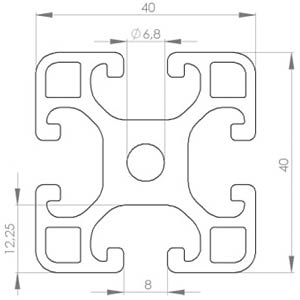
#> input picture humanImput/C100_60800-STLS-0500-2.jpg, 300 x 300 px, found by its file name
$ python v2_trace_profile.py
#> lines starting #> are read from the running program, lines starting #| are printed output that depends on the picture; after the words box and inside, x2 and y2 are one past the last pixel; in counts of white or black regions, pixels touching at a corner belong together
"""
Profilkontur-Extraktion aus Datenblatt-Bild.
Strategie: Flood-Fill zur Segmentierung, dann Konturfindung.
"""

import cv2
import numpy as np
from pathlib import Path

BASE = Path(__file__).resolve().parent.parent
INPUT = BASE / 'humanImput' / 'C100_60800-STLS-0500-2.jpg'
OUTPUT = BASE / 'output'


def extract_profile(image_path):
    img = cv2.imread(str(image_path))
#> img is the input picture: shape (300, 300, 3); mean B, G, R 246.5, 246.4, 246.4
    gray = cv2.cvtColor(img, cv2.COLOR_BGR2GRAY)
    h, w = gray.shape
    print(f"Bild: {w}x{h}px")
#| Bild: 300x300px

    # 1) Schwellwert: Linien = schwarz (< 160), Hintergrund = weiss
    _, binary = cv2.threshold(gray, 160, 255, cv2.THRESH_BINARY)
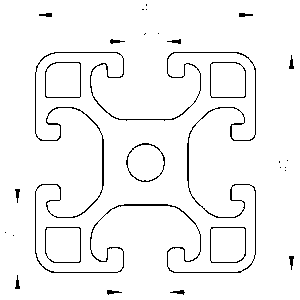
#> binary: shape (300, 300); 96.3% white; black in thin lines or dots

    # 2) Flood-Fill von allen 4 Ecken: markiert den Aussenbereich
    filled = binary.copy()
    mask = np.zeros((h + 2, w + 2), dtype=np.uint8)
    # Von jeder Ecke und Kantenmitte aus fuellen
    fill_seeds = [(0, 0), (w-1, 0), (0, h-1), (w-1, h-1),
                  (w//2, 0), (0, h//2), (w-1, h//2), (w//2, h-1)]
    for seed in fill_seeds:
        if filled[seed[1], seed[0]] == 255:  # nur weisse Pixel
            cv2.floodFill(filled, mask, seed, 128)
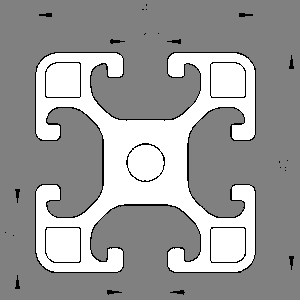
#> filled: shape (300, 300); min 0, max 255, mean 157

    # 3) Jetzt: 128=Aussen, 255=Innen (Material+Hohlraeume), 0=Linien
    # Erstelle Maske: alles was NICHT aussen ist = Profil-Region
    profile_mask = np.where(filled != 128, 255, 0).astype(np.uint8)
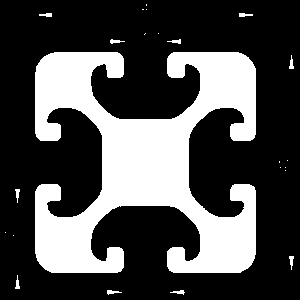
#> profile_mask: shape (300, 300); 30.4% white; 23 white regions (12 under 20 px), largest, box (x1, y1, x2, y2) and area: (35, 52, 256, 273) 26917, (239, 13, 253, 17) 40, (107, 290, 122, 295) 40

    # 4) Morphologie: Linien verdicken um geschlossene Bereiche zu fuellen
    kernel = cv2.getStructuringElement(cv2.MORPH_ELLIPSE, (5, 5))
#> kernel = [[0, 0, 1, 0, 0], [1, 1, 1, 1, 1], [1, 1, 1, 1, 1], [1, 1, 1, 1, 1], [0, 0, 1, 0, 0]]
    profile_filled = cv2.morphologyEx(profile_mask, cv2.MORPH_CLOSE, kernel, iterations=2)
#> profile_filled: shape (300, 300); 30.5% white; 19 white regions (8 under 20 px)

    # 5) Konturen auf der gefuellten Maske finden
    contours, hierarchy = cv2.findContours(profile_filled, cv2.RETR_TREE, cv2.CHAIN_APPROX_NONE)
#> contours = 19 contours, 8 with area under 20; largest, box (x1, y1, x2, y2) and area: (35, 51, 256, 273) 26117, (239, 13, 253, 17) 24, (107, 290, 122, 295) 24, (289, 256, 294, 270) 23, (289, 55, 294, 69) 23

    if not contours:
        print("Keine Konturen!")
        return

    # Sortiere nach Flaeche
    indexed = [(i, cv2.contourArea(contours[i])) for i in range(len(contours))]
#> indexed = [(0, 22), (1, 23.5), (2, 21), (3, 23), (4, 0), (5, 0), (6, 21), (7, 6), (8, 0), (9, 0), (10, 23), (11, 26117), (12, 21), (13, 23), (14, 0), (15, 0), (16, 24), (17, 23), (18, 1)]
    indexed.sort(key=lambda x: x[1], reverse=True)

    print(f"\nTop-10 Konturen:")
    for rank, (idx, area) in enumerate(indexed[:15]):
        M = cv2.moments(contours[idx])
        cx = M['m10'] / max(M['m00'], 1)
        cy = M['m01'] / max(M['m00'], 1)
        x, y, bw, bh = cv2.boundingRect(contours[idx])
        parent = hierarchy[0][idx][3]
        circ = 4 * np.pi * area / (cv2.arcLength(contours[idx], True) ** 2 + 1e-6)
        print(f"  #{rank}: idx={idx}, A={area:.0f}px^2, "
              f"BB={bw}x{bh}px, Mitte=({cx:.0f},{cy:.0f}), "
              f"Parent={parent}, Circ={circ:.2f}")
#> this loop made 15 passes
#> (idx, area, cx, cy, x, y, bw, bh) on passes 1 to 8: (11, 26117, 145, 161.9, 35, 51, 221, 222), (16, 24, 243.8, 14.5, 239, 13, 14, 4), (1, 23.5, 111.2, 291.7, 107, 290, 15, 5), (3, 23, 291, 259.8, 289, 256, 5, 14), (10, 23, 291, 64.19, 289, 55, 5, 14), (13, 23, 114.2, 41, 110, 39, 15, 5), (17, 23, 46.55, 14.5, 39, 13, 13, 4), (0, 22, 179.3, 291.7, 170, 290, 15, 5)
#> (printed output is left out)

    # Die groesste Kontur = Aussenkontur des Profils
    profile_idx = indexed[0][0]
#> profile_idx = 11
    profile_c = contours[profile_idx]
#> profile_c = contour of 1758 points, box (x1, y1, x2, y2) (35, 51, 256, 273), area 26117
    x_bb, y_bb, w_bb, h_bb = cv2.boundingRect(profile_c)
#> x_bb = 35; y_bb = 51; w_bb = 221; h_bb = 222

    # Skalierung
    scale = 40.0 / max(w_bb, h_bb)  # Profil = 40mm
#> scale = 0.18
    cx_px = x_bb + w_bb / 2
#> cx_px = 145.5
    cy_px = y_bb + h_bb / 2
#> cy_px = 162

    def to_mm(c):
        pts = c.reshape(-1, 2).astype(float)
        mm = np.zeros_like(pts)
        mm[:, 0] = (pts[:, 0] - cx_px) * scale
        mm[:, 1] = -(pts[:, 1] - cy_px) * scale
        return mm

    print(f"\nProfil: BB=({x_bb},{y_bb}) {w_bb}x{h_bb}px, scale={scale:.4f}mm/px")
#| Profil: BB=(35,51) 221x222px, scale=0.1802mm/px

    # Kind-Konturen des Profils = Hohlraeume
    # Finde alle Konturen die INNERHALB der Profilkontur liegen
    holes = []
    for rank, (idx, area) in enumerate(indexed[1:], 1):
        if area < 20:  # zu klein
            continue
        area_mm2 = area * scale * scale
        if area_mm2 > 500:  # zu gross (Duplikat der Aussenkontur)
            continue
        # Pruefen ob Schwerpunkt innerhalb der Profilkontur liegt
        M = cv2.moments(contours[idx])
        if M['m00'] == 0:
            continue
        cx_test = int(M['m10'] / M['m00'])
        cy_test = int(M['m01'] / M['m00'])
        dist = cv2.pointPolygonTest(profile_c, (cx_test, cy_test), False)
        if dist >= 0:  # innerhalb oder auf dem Rand
            c_mm = to_mm(contours[idx])
            cx_mm = np.mean(c_mm[:, 0])
            cy_mm = np.mean(c_mm[:, 1])
            bw_mm = (np.max(c_mm[:, 0]) - np.min(c_mm[:, 0]))
            bh_mm = (np.max(c_mm[:, 1]) - np.min(c_mm[:, 1]))
            circ = 4 * np.pi * area / (cv2.arcLength(contours[idx], True) ** 2 + 1e-6)
            holes.append({
                'idx': idx,
                'contour': contours[idx],
                'mm': c_mm,
                'area_mm2': area_mm2,
                'center_mm': (cx_mm, cy_mm),
                'size_mm': (bw_mm, bh_mm),
                'circularity': circ,
            })
#> this loop made 18 passes
#> (idx, area, area_mm2, cx_test, cy_test) on passes 1 to 8: (16, 24, 0.779, 243, 14), (1, 23.5, 0.763, 111, 291), (3, 23, 0.747, 291, 259), (10, 23, 0.747, 291, 64), (13, 23, 0.747, 114, 41), (17, 23, 0.747, 46, 14), (0, 22, 0.714, 179, 291), (2, 21, 0.682, 17, 284)
#> after the loop, holes = []

    print(f"\nHohlraeume im Profil: {len(holes)}")
#| Hohlraeume im Profil: 0
    for h_data in holes:
        cx_mm, cy_mm = h_data['center_mm']
        bw, bh = h_data['size_mm']
        print(f"  A={h_data['area_mm2']:.1f}mm^2, "
              f"Gr={bw:.1f}x{bh:.1f}mm, "
              f"Mitte=({cx_mm:.1f},{cy_mm:.1f})mm, "
              f"Circ={h_data['circularity']:.2f}")
#> this loop made 0 passes

    # Approximiere Konturen fuer saubere Ausgabe
    eps = 0.003 * cv2.arcLength(profile_c, True)
#> eps = 5.78
    outer_approx = to_mm(cv2.approxPolyDP(profile_c, eps, True))
#> in to_mm, `pts = c.reshape(-1, 2).astype(float)`: pts = 62 pairs, first value 35 to 255, second value 52 to 272
#> outer_approx = 62 pairs, first value -19.91 to 19.73, second value -19.82 to 19.82

    hole_approx = []
    for h_data in holes:
        eps_h = 0.005 * cv2.arcLength(h_data['contour'], True)
        approx = cv2.approxPolyDP(h_data['contour'], eps_h, True)
        hole_approx.append(to_mm(approx))
#> after the loop, hole_approx = []

    # === Visualisierung ===
    import matplotlib
    matplotlib.use('Agg')
    import matplotlib.pyplot as plt

    fig, axes = plt.subplots(1, 3, figsize=(20, 7), dpi=150)

    # 1) Binaerbild nach Flood-Fill
    axes[0].imshow(filled, cmap='gray')
    axes[0].set_title('Nach Flood-Fill\n(128=Aussen, 255=Innen, 0=Linien)')
    axes[0].axis('off')

    # 2) Erkannte Konturen auf Original
    img_rgb = cv2.cvtColor(img, cv2.COLOR_BGR2RGB)
    ax2 = axes[1]
    ax2.imshow(img_rgb)
    pts = profile_c.reshape(-1, 2)
#> pts = 1758 pairs, first value 35 to 255, second value 51 to 272
    ax2.plot(pts[:, 0], pts[:, 1], 'b-', lw=2, alpha=0.7)
    colors = ['red', 'green', 'orange', 'purple', 'cyan']
    for i, h_data in enumerate(holes):
        pts = h_data['contour'].reshape(-1, 2)
        ax2.plot(pts[:, 0], pts[:, 1], '-', color=colors[i % len(colors)], lw=1.5)
    ax2.set_title('Erkannte Konturen')
    ax2.axis('off')

    # 3) Profil in mm (Material = grau, Hohlraeume = weiss)
    ax3 = axes[2]
    pts = outer_approx
#> pts has the same summary as outer_approx
    ax3.fill(pts[:, 0], pts[:, 1], facecolor='#D0D0D0', edgecolor='black', lw=1.5, zorder=2)
    for ha in hole_approx:
        ax3.fill(ha[:, 0], ha[:, 1], facecolor='white', edgecolor='red', lw=1.0, zorder=3)
    ax3.set_aspect('equal')
    ax3.grid(True, alpha=0.3)
    ax3.set_title('Profil in mm\n(Material=grau)')
    ax3.set_xlim(-25, 25)
    ax3.set_ylim(-25, 25)

    fig.tight_layout()
    out_path = OUTPUT / 'trace_analysis.png'
    fig.savefig(str(out_path), bbox_inches='tight', dpi=150)
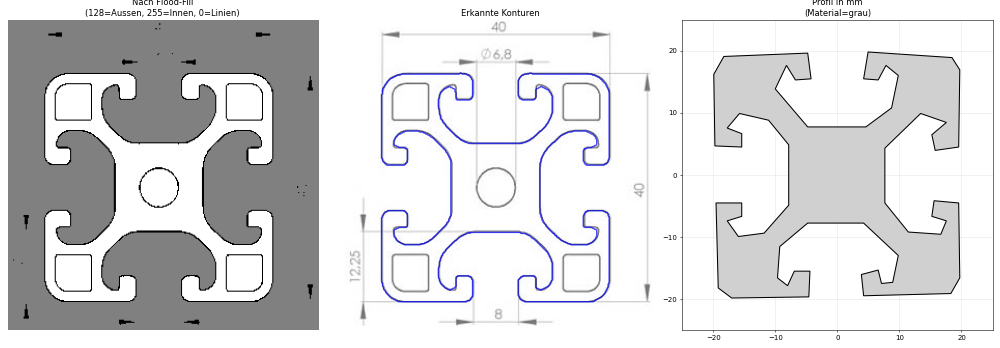
#> figure drawn by matplotlib, 3 panels
    plt.close()
    print(f"\nBild: {out_path}")

    # SVG
    write_svg(outer_approx, hole_approx, OUTPUT / 'traced_profile.svg')

    # Koordinaten-Dump fuer weitere Analyse
    print("\n=== AUSSENKONTUR (mm, approx) ===")
    for p in outer_approx:
        print(f"  ({p[0]:7.2f}, {p[1]:7.2f})")

    return outer_approx, hole_approx


def write_svg(outer, holes, path):
    margin = 5
    s = 40 + 2 * margin
    lo = -20 - margin

    def d(pts):
        r = f'M{pts[0,0]:.2f},{pts[0,1]:.2f}'
#> r = 'M-18.29,19.10'
        for p in pts[1:]:
            r += f'L{p[0]:.2f},{p[1]:.2f}'
#> this loop made 61 passes
#> p on passes 3 to 10: [-15.41, 4.5], [-15.41, 6.67], [-17.75, 7.57], [-15.77, 9.91], [-11.08, 8.83], [-7.84, 4.86], [-7.84, -4.86], [-11.8, -9.37]
        return r + 'Z'

    lines = [
        f'<svg xmlns="http://www.w3.org/2000/svg" viewBox="{lo} {lo} {s} {s}" width="600" height="600">',
        '<g transform="scale(1,-1)">',
        f'<path d="{d(outer)}" fill="#E0E0E0" stroke="#000" stroke-width="0.3"/>',
    ]
    for h in holes:
        lines.append(f'<path d="{d(h)}" fill="#fff" stroke="red" stroke-width="0.2"/>')
#> after the loop, lines = 3 items
    lines.append('</g></svg>')
    Path(path).write_text('\n'.join(lines))
    print(f"SVG: {path}")


if __name__ == '__main__':
    OUTPUT.mkdir(exist_ok=True)
    extract_profile(INPUT)
#> the loop in extract_profile, `for p in outer_approx:` made 62 passes
#> p on passes 1 to 8: [-18.29, 19.1], [-19.91, 16.22], [-19.73, 4.68], [-15.41, 4.5], [-15.41, 6.67], [-17.75, 7.57], [-15.77, 9.91], [-11.08, 8.83]
#> (printed output is left out)

$ run again, with humanImput/C100_60817-STLS-0500-2.jpg copied over humanImput/C100_60800-STLS-0500-2.jpg
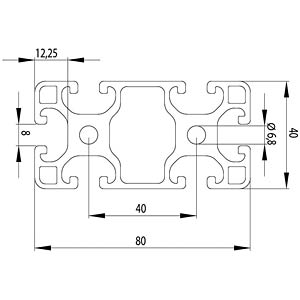
#> input picture humanImput/C100_60817-STLS-0500-2.jpg, 300 x 300 px, found by its file name
#> in extract_profile, img is the input picture: shape (300, 300, 3); min 0, max 255, mean 247.5
#| Bild: 300x300px
#> binary: shape (300, 300); 96.7% white; black in thin lines or dots, all inside (x1, y1, x2, y2) = (16, 48, 298, 251)
#> profile_mask: shape (300, 300); 9% white; 167 white regions (116 under 20 px), largest, box (x1, y1, x2, y2) and area: (109, 86, 176, 184) 5283, (16, 81, 47, 125) 133, (180, 138, 197, 218) 127
#> kernel = [[0, 0, 1, 0, 0], [1, 1, 1, 1, 1], [1, 1, 1, 1, 1], [1, 1, 1, 1, 1], [0, 0, 1, 0, 0]]
#> in extract_profile, `profile_filled = cv2.morphologyEx(profile_mask, cv2.MORPH_CLOSE, kerne..`:
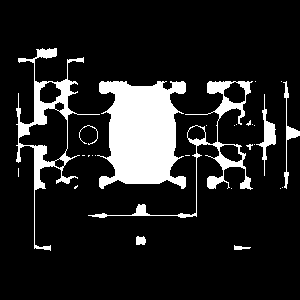
#> profile_filled: shape (300, 300); 13.5% white; 28 white regions (19 under 20 px)
#> contours = 35 contours, 21 with area under 20; largest, box (x1, y1, x2, y2) and area: (97, 81, 186, 189) 6541, (16, 48, 100, 251) 3796, (88, 81, 253, 218) 2210, (18, 107, 68, 163) 1498, (39, 81, 62, 104) 352
#> indexed = 35 pairs, first value 0 to 34, second value 0 to 6541
#> the loop in extract_profile, `for rank, (idx, area) in enumerate(indexed[:15]):` made 15 passes
#> (idx, area, cx, cy, x, y, bw, bh) on passes 1 to 8: (29, 6541, 141.8, 132.9, 97, 81, 89, 108), (30, 3796, 47.47, 124.4, 16, 48, 84, 203), (25, 2209.5, 217.4, 134.8, 88, 81, 165, 137), (32, 1498.5, 48.69, 135, 18, 107, 50, 56), (34, 351.5, 49.14, 92.69, 39, 81, 23, 23), (28, 351, 234.8, 92.89, 223, 81, 23, 23), (21, 313, 267.6, 134.4, 256, 94, 20, 82), (26, 289.5, 230.5, 152.5, 219, 144, 24, 19)
#> (printed output is left out)
#> profile_idx = 29
#> profile_c = contour of 516 points, box (x1, y1, x2, y2) (97, 81, 186, 189), area 6541
#> x_bb = 97; y_bb = 81; w_bb = 89; h_bb = 108
#> scale = 0.37
#> cx_px = 141.5
#> cy_px = 135
#| Profil: BB=(97,81) 89x108px, scale=0.3704mm/px
#> the loop in extract_profile, `for rank, (idx, area) in enumerate(indexed[1:], 1):` made 34 passes
#> (idx, area, area_mm2, cx_test, cy_test) on passes 2 to 9: (25, 2209.5, 303.1, 217, 134), (32, 1498.5, 205.6, 48, 135), (34, 351.5, 48.22, 49, 92), (28, 351, 48.15, 234, 92), (21, 313, 42.94, 267, 134), (26, 289.5, 39.71, 230, 152), (27, 205, 28.12, 196, 132), (22, 190.5, 26.13, 289, 133)
#> after the loop in extract_profile, `for rank, (idx, area) in enumerate(indexed[1:], 1):`: holes = []
#| Hohlraeume im Profil: 0
#> eps = 1.75
#> in to_mm, `pts = c.reshape(-1, 2).astype(float)`: pts = 51 pairs, first value 97 to 185, second value 81 to 188
#> outer_approx = 51 pairs, first value -16.48 to 16.11, second value -19.63 to 20
#> after the loop in extract_profile, `for h_data in holes:`: hole_approx = []
#> in extract_profile, `pts = profile_c.reshape(-1, 2)`: pts = 516 pairs, first value 97 to 185, second value 81 to 188
#> in extract_profile, `pts = outer_approx`: pts has the same summary as outer_approx
#> in extract_profile, `fig.savefig(str(out_path), bbox_inches='tight', dpi=150)`:
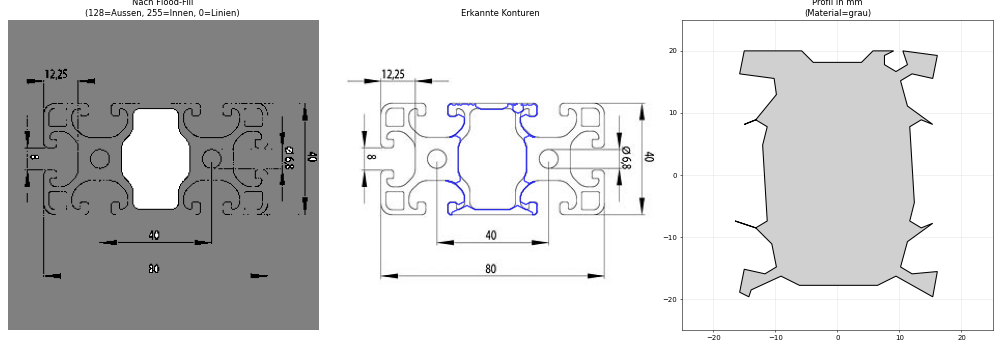
#> figure drawn by matplotlib, 3 panels
#> in d, `r = f'M{pts[0,0]:.2f},{pts[0,1]:.2f}'`: r = 'M-15.00,20.00'
#> the loop in d, `for p in pts[1:]:` made 50 passes
#> p on passes 3 to 10: [-9.81, 12.96], [-13.15, 8.89], [-15, 8.15], [-13.15, 8.89], [-11.3, 7.78], [-12.04, 4.81], [-11.3, -7.41], [-13.15, -8.52]
#> after the loop in write_svg, `for h in holes:`: lines = 3 items
#> the loop in extract_profile, `for p in outer_approx:` made 51 passes
#> p on passes 1 to 8: [-15, 20], [-15.74, 16.3], [-10.19, 15.56], [-9.81, 12.96], [-13.15, 8.89], [-15, 8.15], [-13.15, 8.89], [-11.3, 7.78]
#> (printed output is left out)

$ run again, with humanImput/81c98a7de9716dde44aba845415e83e6.webp saved as humanImput/C100_60800-STLS-0500-2.jpg
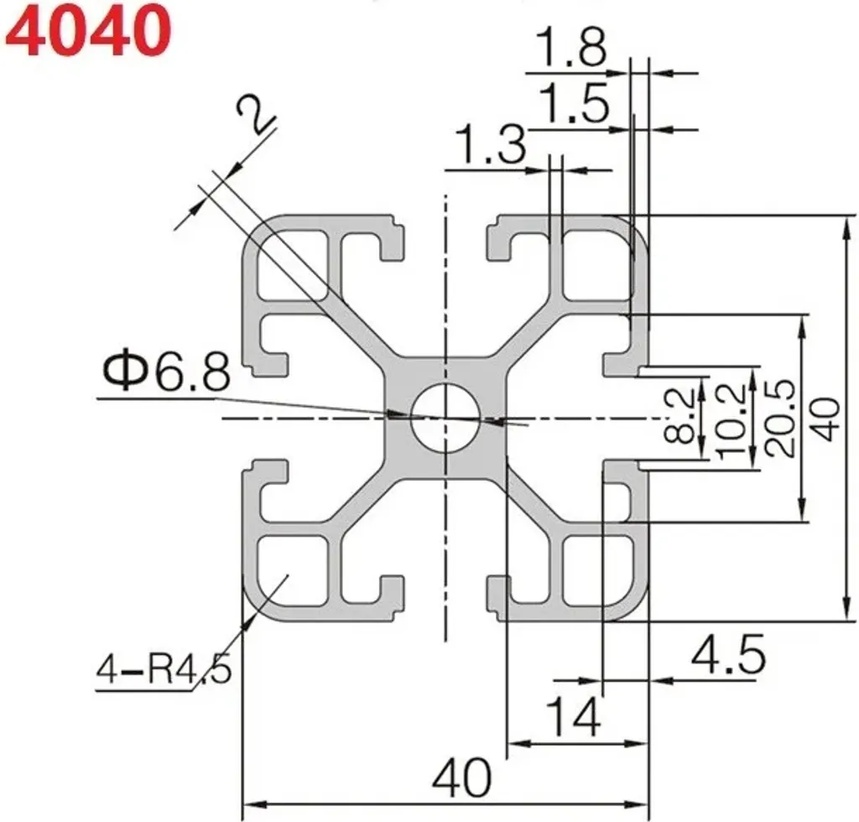
#> input picture humanImput/81c98a7de9716dde44aba845415e83e6.webp, 859 x 822 px, shrunk from 1024 x 980 before the run, found by its file name
#> in extract_profile, img is the input picture: shape (822, 859, 3); mean B, G, R 238.6, 238.8, 239.8
#| Bild: 859x822px
#> binary: shape (822, 859); 93.6% white; 74 black regions (2 under 20 px), largest, box (x1, y1, x2, y2) and area: (95, 57, 856, 821) 28139, (842, 219, 851, 618) 1285, (134, 3, 171, 56) 1144
#> profile_mask: shape (822, 859); 36.1% white; 45 white regions (1 under 20 px), largest, box (x1, y1, x2, y2) and area: (95, 57, 856, 821) 238243, (134, 3, 171, 56) 1600, (50, 3, 86, 56) 1590
#> kernel = [[0, 0, 1, 0, 0], [1, 1, 1, 1, 1], [1, 1, 1, 1, 1], [1, 1, 1, 1, 1], [0, 0, 1, 0, 0]]
#> in extract_profile, `profile_filled = cv2.morphologyEx(profile_mask, cv2.MORPH_CLOSE, kerne..`:
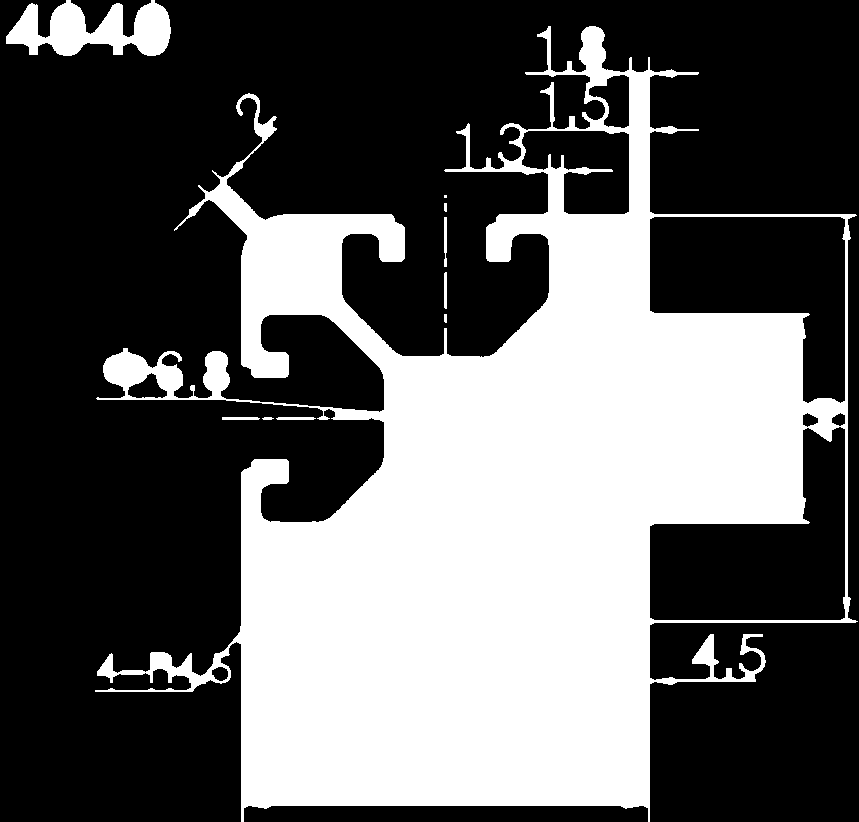
#> profile_filled: shape (822, 859); 36.5% white; 10 white regions (1 under 20 px)
#> contours = 18 contours, 4 with area under 20; largest, box (x1, y1, x2, y2) and area: (95, 26, 858, 822) 301910, (649, 426, 846, 621) 22860, (649, 216, 846, 404) 22659, (521, 130, 630, 215) 6788, (6, 0, 171, 56) 5215
#> indexed = [(0, 73), (1, 17), (2, 72), (3, 15.5), (4, 71), (5, 87), (6, 15.5), (7, 4), (8, 301910), (9, 192.5), (10, 22860.5), (11, 141), (12, 165.5), (13, 615), (14, 22659), (15, 6788.5), (16, 1384.5), (17, 5215)]
#> the loop in extract_profile, `for rank, (idx, area) in enumerate(indexed[:15]):` made 15 passes
#> (idx, area, cx, cy, x, y, bw, bh) on passes 1 to 8: (8, 301910, 538.3, 487.4, 95, 26, 763, 796), (10, 22860.5, 760, 555.3, 649, 426, 197, 195), (14, 22659, 759.4, 279.6, 649, 216, 197, 188), (15, 6788.5, 584.6, 167.2, 521, 130, 109, 85), (17, 5215, 93.89, 29.77, 6, 0, 165, 56), (16, 1384.5, 614.7, 99.83, 588, 74, 42, 55), (13, 615, 147, 388.3, 127, 372, 41, 27), (9, 192.5, 219.9, 673.3, 211, 666, 18, 16)
#> (printed output is left out)
#> profile_idx = 8
#> profile_c = contour of 7388 points, box (x1, y1, x2, y2) (95, 26, 858, 822), area 301910
#> x_bb = 95; y_bb = 26; w_bb = 763; h_bb = 796
#> scale = 0.0503
#> cx_px = 476.5
#> cy_px = 424
#| Profil: BB=(95,26) 763x796px, scale=0.0503mm/px
#> the loop in extract_profile, `for rank, (idx, area) in enumerate(indexed[1:], 1):` made 17 passes
#> (idx, area, area_mm2, cx_test, cy_test, dist, cx_mm, cy_mm) on passes 1 to 2: (10, 22860.5, 57.73, 760, 555, 1, 14.63, -5.89), (14, 22659, 57.22, 759, 279, 1, 14.54, 6.67)
#> after the loop in extract_profile, `for rank, (idx, area) in enumerate(indexed[1:], 1):`: holes = 8 items
#| Hohlraeume im Profil: 8
#> the loop in extract_profile, `for h_data in holes:` made 8 passes
#> (cx_mm, cy_mm, bw, bh) on passes 1 to 8: (14.63, -5.89, 9.85, 9.75), (14.54, 6.67, 9.85, 9.4), (5.2, 12.91, 5.43, 4.22), (6.87, 16.28, 2.06, 2.71), (-16.54, 1.78, 2.01, 1.31), (-12.9, -12.53, 0.854, 0.754), (16.71, 0.217, 0.804, 0.754), (18.2, 0.234, 0.704, 0.704)
#> (printed output is left out)
#> eps = 23.92
#> outer_approx = 75 pairs, first value -19.17 to 19.12, second value -19.95 to 20
#> the loop in extract_profile, `for h_data in holes:` made 8 passes
#> eps_h on passes 1 to 8: 4.02, 3.89, 2.65, 0.912, 0.579, 0.27, 0.26, 0.233
#> after the loop in extract_profile, `for h_data in holes:`: hole_approx = 8 point arrays, longest 35 points
#> in extract_profile, `pts = profile_c.reshape(-1, 2)`: pts = 7388 pairs, first value 95 to 857, second value 26 to 821
#> the loop in extract_profile, `for i, h_data in enumerate(holes):` made 8 passes
#> in extract_profile, `pts = outer_approx`: pts has the same summary as outer_approx
#> the loop in extract_profile, `for ha in hole_approx:` made 8 passes
#> in extract_profile, `fig.savefig(str(out_path), bbox_inches='tight', dpi=150)`:
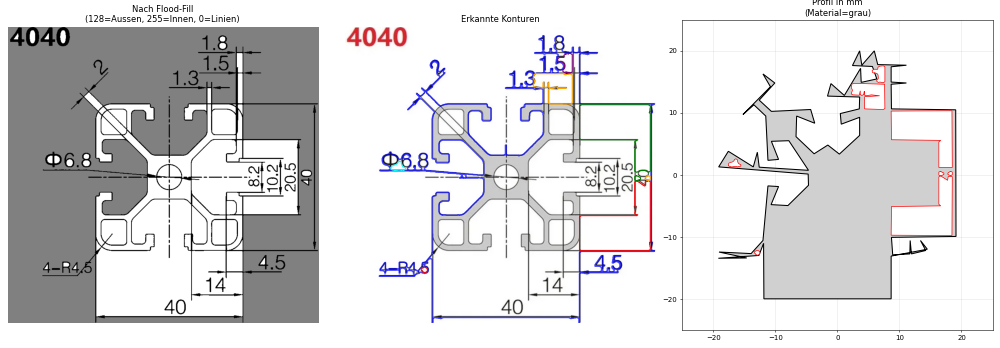
#> figure drawn by matplotlib, 3 panels
#> in d, `r = f'M{pts[0,0]:.2f},{pts[0,1]:.2f}'`: r = 'M11.13,17.69'
#> the loop in d, `for p in pts[1:]:` made 74 passes
#> p on passes 3 to 10: [3.94, 17.69], [3.59, 20], [2.44, 17.64], [5.65, 17.49], [6.36, 15.48], [3.84, 14.92], [3.74, 17.19], [1.13, 12.81]
#> the loop in write_svg, `for h in holes:` made 8 passes
#> after the loop in write_svg, `for h in holes:`: lines = 11 items
#> the loop in extract_profile, `for p in outer_approx:` made 75 passes
#> p on passes 1 to 8: [11.13, 17.69], [6.51, 17.79], [5.95, 20], [3.94, 17.69], [3.59, 20], [2.44, 17.64], [5.65, 17.49], [6.36, 15.48]
#> (printed output is left out)
